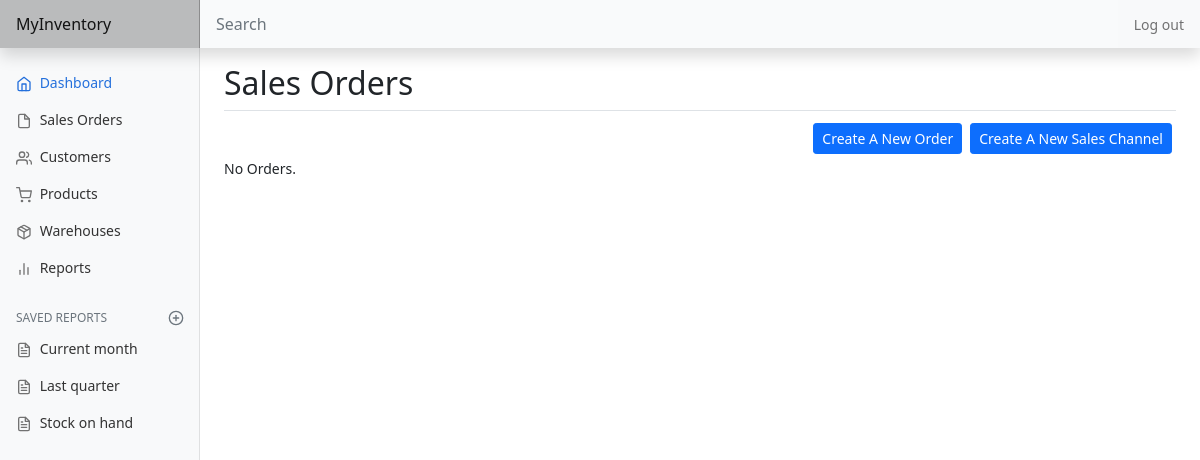
The app's page /order/list (signed in), older data.
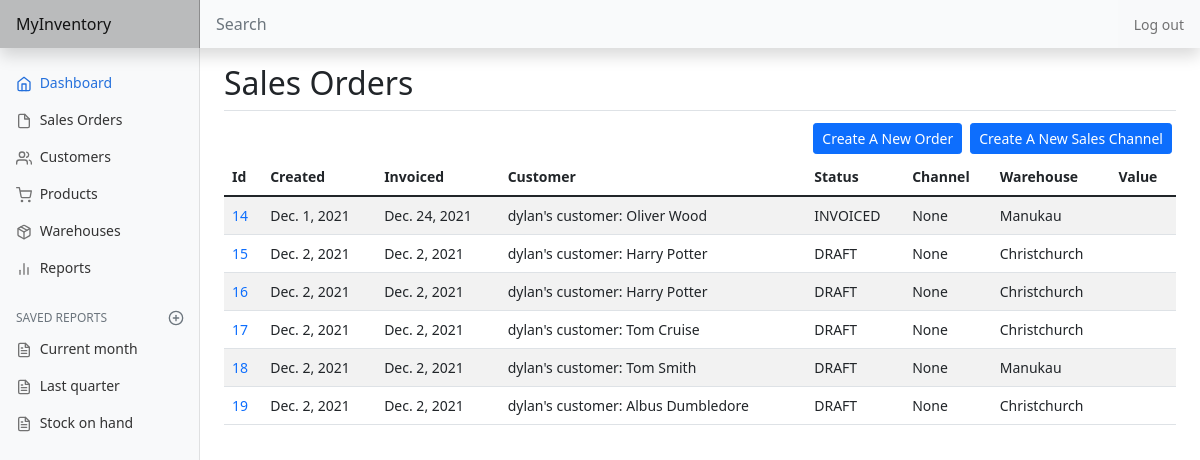
The same page, newer data.
### inventory/models.py (models this page shows, shortened)
class SalesOrder(models.Model):
    STATUS_CHOICES = [
        ('DRAFT', 'Draft'),
        ('CREATED', 'Created'),
        ('INVOICED', 'Invoiced'),
        ('DISPATCHED', 'Dispatched'),
        ('PAID', 'Paid')
    ]
    user = models.ForeignKey(
        User, on_delete=models.CASCADE, related_name="sales_orders")
    customer = models.ForeignKey(
        Customer, on_delete=models.CASCADE, related_name="orders")
    created_date = models.DateField(default=date.today)
    invoice_date = models.DateField(default=date.today)
    invoice_number = models.IntegerField()
    channel = models.ForeignKey(
        SalesChannel, blank=True, null=True, on_delete=models.PROTECT)
    warehouse = models.ForeignKey(Warehouse, on_delete=models.PROTECT)
    tracking = models.CharField(max_length=256, blank=True)
    status = models.CharField(
        max_length=32, choices=STATUS_CHOICES, default="DRAFT")
    reference = models.CharField(max_length=32, blank=True)
    timestamp = models.DateTimeField(auto_now_add=True)

class Customer(models.Model):
    user = models.ForeignKey(User, on_delete=CASCADE, related_name="customers")
    first_name = models.CharField(max_length=50)
    last_name = models.CharField(max_length=50)
    company = models.CharField(blank=True, max_length=100)
    email = models.EmailField()
    phone = models.CharField(blank=True, max_length=20)
    note = models.CharField(blank=True, max_length=256)
    billing_street = models.CharField(blank=True, max_length=128)
    billing_suburb = models.CharField(blank=True, max_length=64)
    billing_city = models.CharField(blank=True, max_length=64)
    billing_postcode = models.CharField(blank=True, max_length=8)
    billing_country = models.CharField(blank=True, max_length=64)
    shipping_street = models.CharField(blank=True, max_length=128)
    shipping_suburb = models.CharField(blank=True, max_length=64)
    shipping_city = models.CharField(blank=True, max_length=64)
    shipping_postcode = models.CharField(blank=True, max_length=6)
    shipping_country = models.CharField(blank=True, max_length=64)
    timestamp = models.DateTimeField(auto_now_add=True)
    def __str__(self):
        return f"{ self.user }'s customer: { self.first_name } { self.last_name }"

class Warehouse(models.Model):
    user = models.ForeignKey(
        User, on_delete=models.CASCADE, related_name="warehouses")
    warehouse = models.CharField(max_length=64)
    def __str__(self):
        return f"{ self.warehouse }"

### inventory/views.py (the view)
# urls.py: path('order/list', views.order, name="order"),
@ login_required
def order(request):
    return render(request, "inventory/sales_order.html", {
        "orders": SalesOrder.objects.filter(user=request.user)
    })

### inventory/templates/inventory/sales_order.html (shortened to what this page needs)
{% extends 'inventory/layout.html' %}
{% block body %}
    <h2>Sales Orders</h2>
    <div class="d-flex justify-content-end border-top pt-2">
        <a class="btn btn-sm btn-primary m-1" href="{% url 'create_order' %}">Create A New Order</a>
        <a class="btn btn-sm btn-primary m-1" href="{% url 'create_sales_channel' %}">Create A New Sales Channel</a>
    </div>
    {% if not orders%}
        <span class="pagination">No Orders.</span>
    {% else %}
        <div class="table-responsive-md">
            <table class="table table-striped table-hover">
                <thead>
                    <tr class="table-striped">
                        <th scope="col">Id</th>
                        <th scope="col">Created</th>
                        <th scope="col">Invoiced</th>
                        <th scope="col">Customer</th>
                        <th scope="col">Status</th>
                        <th scope="col">Channel</th>
                        <th scope="col">Warehouse</th>
                        <th scope="col">Value</th>
                    </tr>
                </thead>
                <tbody>
                    {% for order in orders %}
                        <tr class="table-striped">
                            <td><a class="edit-link" href="{% url 'edit_order' order.id %}">{{ order.id }}</a></td>
                            <td>{{ order.created_date }}</td>
                            <td>{{ order.invoice_date }}</td>
                            <td>{{ order.customer }}</td>
                            <td>{{ order.status }}</td>
                            <td>{{ order.channel }}</td>
                            <td>{{ order.warehouse }}</td>
                            <td>{{ order.total }}</td>
                        </tr>
                    {% endfor %}
                </tbody>
            </table>
        </div>
    {% endif %}
{% endblock %}

### inventory/templates/inventory/layout.html (shortened to what this page needs)
{% load static %}
<!DOCTYPE html>
<html lang="en">
    <head>
        <link href="https://cdn.jsdelivr.net/npm/bootstrap@5.1.3/dist/css/bootstrap.min.css" rel="stylesheet">
        <link href="{% static 'inventory/dashboard.css' %}" rel="stylesheet">
        <link href="{% static 'inventory/style.css' %}" rel="stylesheet">
    </head>
    <body>
        <header class="navbar navbar-light sticky-top bg-light flex-md-nowrap p-0 shadow">
            <a class="navbar-brand col-md-3 col-lg-2 me-0 px-3" href="#">MyInventory</a>
            <input class="form-control form-control-dark w-100" type="text" placeholder="Search" aria-label="Search">
            <div class="navbar-nav">
                <div class="nav-item text-nowrap">
                    {% if user.is_authenticated %}
                        <a class="nav-link px-3" href="{% url 'logout' %}">Log out</a>
                    {% else %}
                        <a class="nav-link px-3" href="{% url 'login' %}">Log in</a>
                    {% endif %}
                </div>
            </div>
        </header>
        <div class="container-fluid">
            <div class="row">
                <nav id="sidebarMenu" class="col-md-3 col-lg-2 d-md-block bg-light sidebar collapse">
                    <div class="position-sticky pt-3">
                        {% if user.is_authenticated %}
                            <ul class="nav flex-column">
                                <li class="nav-item">
                                    <a class="nav-link active" aria-current="page" href="{% url 'index' %}">
                                        <span data-feather="home"></span>
                                        Dashboard
                                    </a>
                                </li>
                                <li class="nav-item">
                                    <a class="nav-link" href="{% url 'order' %}">
                                        <span data-feather="file"></span>
                                        Sales Orders
                                    </a>
                                </li>
                                <li class="nav-item">
                                    <a class="nav-link" href="{% url 'list_customer' %}">
                                        <span data-feather="users"></span>
                                        Customers
                                    </a>
                                </li>
                                <li class="nav-item">
                                    <a class="nav-link" href="{% url 'product' %}">
                                        <span data-feather="shopping-cart"></span>
                                        Products
                                    </a>
                                </li>
                                <li class="nav-item">
                                    <a class="nav-link" href="{% url 'warehouse' %}">
                                        <span data-feather="package"></span>
                                        Warehouses
                                    </a>
                                </li>
                                <li class="nav-item">
                                    <a class="nav-link" href="#">
                                        <span data-feather="bar-chart-2"></span>
                                        Reports
                                    </a>
                                </li>
                            </ul>
                            <h6 class="sidebar-heading d-flex justify-content-between align-items-center px-3 mt-4 mb-1 text-muted">
                                <span>Saved reports</span>
                                <a class="link-secondary" href="#" aria-label="Add a new report">
                                    <span data-feather="plus-circle"></span>
                                </a>
                            </h6>
                            <ul class="nav flex-column mb-2">
                                <li class="nav-item">
                                    <a class="nav-link" href="#">
                                        <span data-feather="file-text"></span>
                                        Current month
                                    </a>
                                </li>
                                <li class="nav-item">
                                    <a class="nav-link" href="#">
                                        <span data-feather="file-text"></span>
                                        Last quarter
                                    </a>
                                </li>
                                <li class="nav-item">
                                    <a class="nav-link" href="{% url 'warehouse' %}">
                                        <span data-feather="file-text"></span>
                                        Stock on hand
                                    </a>
                                </li>
                            </ul>
                        {% endif %}
                    </div>
                </nav>
                <main class="col-md-9 ms-sm-auto col-lg-10 px-md-4">
                    <div class="main pt-3">
                        <div class="body">
                            {% block body %}
                            {% endblock %}
                        </div>
                    </div>
                </main>
            </div>
        </div>
    </body>
</html>

### inventory/static/inventory/dashboard.css (style rules this page uses)
body { font-size: .875rem; }
.feather { width: 16px; height: 16px; vertical-align: text-bottom; }
.sidebar { position: fixed; top: 0; bottom: 0; left: 0; z-index: 100; padding: 48px 0 0; box-shadow: inset -1px 0 0 rgba(0, 0, 0, .1); }
.sidebar .nav-link { font-weight: 500; color: #333; }
.sidebar .nav-link .feather { margin-right: 4px; color: #727272; }
.sidebar .nav-link.active { color: #2470dc; }
.sidebar .nav-link:hover .feather, .sidebar .nav-link.active .feather { color: inherit; }
.sidebar-heading { font-size: .75rem; text-transform: uppercase; }
.navbar-brand { padding-top: .75rem; padding-bottom: .75rem; font-size: 1rem; background-color: rgba(0, 0, 0, .25); box-shadow: inset -1px 0 0 rgba(0, 0, 0, .25); }
.navbar .form-control { padding: .75rem 1rem; border-width: 0; border-radius: 0; }
.form-control-dark { color: #fff; background-color: rgba(255, 255, 255, .1); border-color: rgba(255, 255, 255, .1); }

### inventory/static/inventory/style.css (style rules this page uses)
.edit-link { text-decoration: none; }

Row changes from the older to the newer data that the page shows:
added SalesOrder: id "14", created_date "Dec. 1, 2021", invoice_date "Dec. 24, 2021", customer "dylan's customer: Oliver Wood", status "INVOICED", channel "None", warehouse "Manukau"
added SalesOrder: id "15", created_date "Dec. 2, 2021", invoice_date "Dec. 2, 2021", customer "dylan's customer: Harry Potter", status "DRAFT", channel "None", warehouse "Christchurch"
added SalesOrder: id "16", created_date "Dec. 2, 2021", invoice_date "Dec. 2, 2021", customer "dylan's customer: Harry Potter", status "DRAFT", channel "None", warehouse "Christchurch"
added SalesOrder: id "17", created_date "Dec. 2, 2021", invoice_date "Dec. 2, 2021", customer "dylan's customer: Tom Cruise", status "DRAFT", channel "None", warehouse "Christchurch"
added SalesOrder: id "18", created_date "Dec. 2, 2021", invoice_date "Dec. 2, 2021", customer "dylan's customer: Tom Smith", status "DRAFT", channel "None", warehouse "Manukau"
added SalesOrder: id "19", created_date "Dec. 2, 2021", invoice_date "Dec. 2, 2021", customer "dylan's customer: Albus Dumbledore", status "DRAFT", channel "None", warehouse "Christchurch"
Text that changed along with them:
text no longer shown: "No Orders."
text now shown: "Id Created Invoiced Customer Status Channel Warehouse Value"
